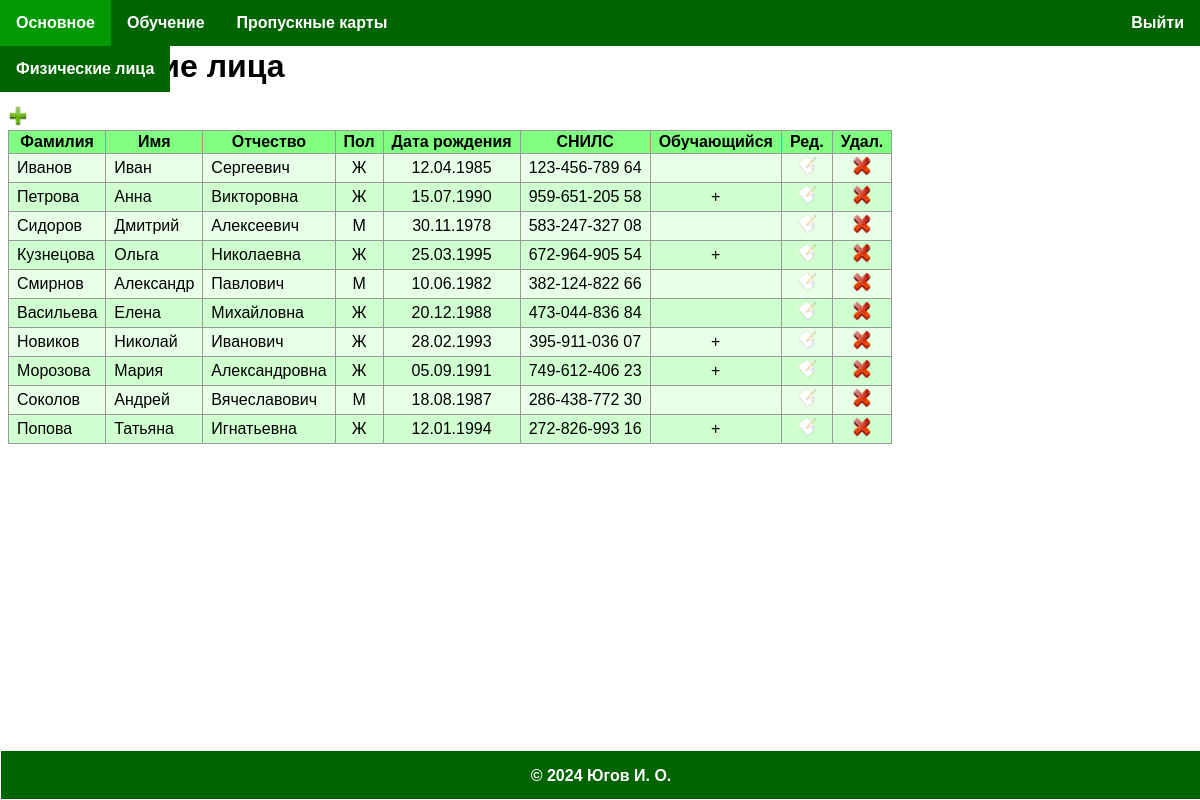
The page /base/base/individual/list/ (signed in) on the database its author committed.
### base/models.py (models this page shows, shortened)
class Individual(models.Model):
    GENDER_CHOICES = [
        ('Ж', 'Женский'),
        ('M', 'Мужской'),
        ('-', 'Не указан'),
    ]
    '''Пол (значения).'''
    last_name = models.CharField(_("Фамилия"), max_length=50)
    '''Фамилия.'''
    first_name = models.CharField(_("Имя"), max_length=50)
    '''Имя.'''
    patronymic = models.CharField(_("Отчество"), max_length=50, blank=True, null=True)
    '''Отчество.'''
    gender = models.CharField(_("Пол"), max_length=1, choices=GENDER_CHOICES, default='-')
    '''Пол.'''
    birth_date = models.DateField(_("Дата рождения"), blank=True, null=True)
    '''Дата рождения.'''
    social_insurance_number = models.CharField(
        _("СНИЛС"),
        max_length=14,
        validators=[social_insurance_number_validator],
       blank=True, null=True, unique=True
    )
    '''СНИЛС.'''
    is_student = models.BooleanField(_("Обучающийся"), default=False)
    '''Является ли обучающимся.'''
    class Meta:
        verbose_name = _("Физическое лицо")
        verbose_name_plural = _("Физические лица")

### base/views.py (the view)
# urls.py: path('base/individual/list/', views.individual_list, name='individual_list'),
@login_required(login_url='/login/')
def individual_list(request):
    individuals = Individual.objects.all()
    return render(request, 'individual_list.html', {'individual_list': individuals})

### templates/individual_list.html
{% extends 'base.html' %}
{% load static %}
{% block content %}
    <h1>Физические лица</h1>
    <a href="{% url 'individual_new' %}"><img class="action-icon" src="{% static 'icons/add.png' %}" alt="Создать"></a>
    <table class="catalog-items">
        <tr>
            <th>Фамилия</th>
            <th>Имя</th>
            <th>Отчество</th>
            <th>Пол</th>
            <th>Дата рождения</th>
            <th>СНИЛС</th>
            <th>Обучающийся</th>
            <th>Ред.</th>
            <th>Удал.</th>
        </tr>
    {% for individual in individual_list %}
        <tr class="{% cycle 'odd' 'even' %}">
            <td class="cell-text">{{ individual.last_name }}</td>
            <td class="cell-text">{{ individual.first_name }}</td>
            <td class="cell-text">{{ individual.patronymic }}</td>
            <td class="cell-label">{{ individual.gender }}</td>
            <td class="cell-date">{{ individual.birth_date | date:"d.m.Y"}}</td>
            <td class="cell-label">{{ individual.social_insurance_number }}</td>
            <td class="cell-label">{% if individual.is_student %}+{% endif %}</td>
            <td class="cell-button"><a href="{% url 'individual_edit' individual.pk %}"><img class="action-icon" src="{% static 'icons/edit.png' %}" alt="Изменить"></a></td>
            <td class="cell-button"><a href="{% url 'individual_delete' individual.pk %}"><img class="action-icon" src="{% static 'icons/delete.png' %}" alt="Удалить"></a></td>
        </tr>
    {% endfor %}
    </table>
{% endblock %}

### templates/base.html (shortened to what this page needs)
{% load static %}
<!DOCTYPE html>
<html lang="ru">
<head>
    <link rel="stylesheet" href="{% static 'css/main.css' %}">
</head>
<body>
    <header>
        <nav>
            <div class="navbar">
                {% if user.is_authenticated %}
                <div class="subnav">
                    <button class="subnavbtn">Основное</button>
                    <div class="subnav-content">
                        <a href="{% url 'individual_list' %}">Физические лица</a>
                    </div>
                </div>
                <div class="subnav">
                    <button class="subnavbtn">Обучение</button>
                </div>
                <div class="subnav">
                    <button class="subnavbtn">Пропускные карты</button>
                </div>
                <a href="{% url 'logout' %}">Выйти</a>
                {% else %}
                <a href="{% url 'login' %}">Войти</a>
                {% endif %}
            </div>
        </nav>
    </header>
    <main>
        {% block content %}{% endblock %}
    </main>
    <footer>
        <p><a href="mailto:iyugov@gmail.com">&copy; 2024 Югов И. О.</a></p>
    </footer>
</body>
</html>

### templates/static/css/main.css (style rules this page uses)
body { font-family: Arial, sans-serif; }
header { display: block; position: fixed; top: 0; left: 0; width: 100%; border-style: none; }
main { text-align: left; margin: 3em 0; }
footer { display: block; position: fixed; bottom: 0; left: 0; height: 3em; width: 100%; border-style: solid; border-width: 1px; background-color: darkgreen; font-weight: bold; color: white; text-align: center; vertical-align: middle; }
footer a { color: white; text-decoration: none; }
.catalog-items { border-collapse: collapse; }
.catalog-items th, .catalog-items td { padding: 2px 8px; border: 1px solid #999; }
.catalog-items th { background-color: #80ff80; font-weight: bold; text-align: center; }
.catalog-items td { text-align: left; }
.catalog-items tbody tr:nth-child(odd) { background-color: #d0ffd0; }
.catalog-items tbody tr:nth-child(even) { background-color: #e8ffe8; }
.catalog-items .cell-text { text-align: left; }
.catalog-items .cell-date, .catalog-items .cell-label, .catalog-items .cell-button { text-align: center; }
.action-icon { height: 20px; width: 20px; }
.navbar { overflow: hidden; float: right; background-color: darkgreen; width: 100%; }
.navbar a { float: right; color: white; text-align: center; padding: 14px 16px; text-decoration: none; font-weight: bold; }
.subnav { float: left; overflow: hidden; }
.subnav .subnavbtn { font-size: 16px; border: none; outline: none; color: white; padding: 14px 16px; background-color: inherit; font-family: inherit; font-weight: bold; margin: 0; }
.subnav-content { display: none; position: absolute; background-color: darkgreen; z-index: 1; }
.subnav-content a { float: left; color: white; text-decoration: none; }

### rows shown on the page
Individual: last_name "Иванов", first_name "Иван", patronymic "Сергеевич", gender "Ж", birth_date "12.04.1985", social_insurance_number "123-456-789 64"
Individual: last_name "Петрова", first_name "Анна", patronymic "Викторовна", gender "Ж", birth_date "15.07.1990", social_insurance_number "959-651-205 58"
Individual: last_name "Сидоров", first_name "Дмитрий", patronymic "Алексеевич", gender "М", birth_date "30.11.1978", social_insurance_number "583-247-327 08"
Individual: last_name "Кузнецова", first_name "Ольга", patronymic "Николаевна", gender "Ж", birth_date "25.03.1995", social_insurance_number "672-964-905 54"
Individual: last_name "Смирнов", first_name "Александр", patronymic "Павлович", gender "М", birth_date "10.06.1982", social_insurance_number "382-124-822 66"
Individual: last_name "Васильева", first_name "Елена", patronymic "Михайловна", gender "Ж", birth_date "20.12.1988", social_insurance_number "473-044-836 84"
Individual: last_name "Новиков", first_name "Николай", patronymic "Иванович", gender "Ж", birth_date "28.02.1993", social_insurance_number "395-911-036 07"
Individual: last_name "Морозова", first_name "Мария", patronymic "Александровна", gender "Ж", birth_date "05.09.1991", social_insurance_number "749-612-406 23"
Individual: last_name "Соколов", first_name "Андрей", patronymic "Вячеславович", gender "М", birth_date "18.08.1987", social_insurance_number "286-438-772 30"
Individual: last_name "Попова", first_name "Татьяна", patronymic "Игнатьевна", gender "Ж", birth_date "12.01.1994", social_insurance_number "272-826-993 16"
